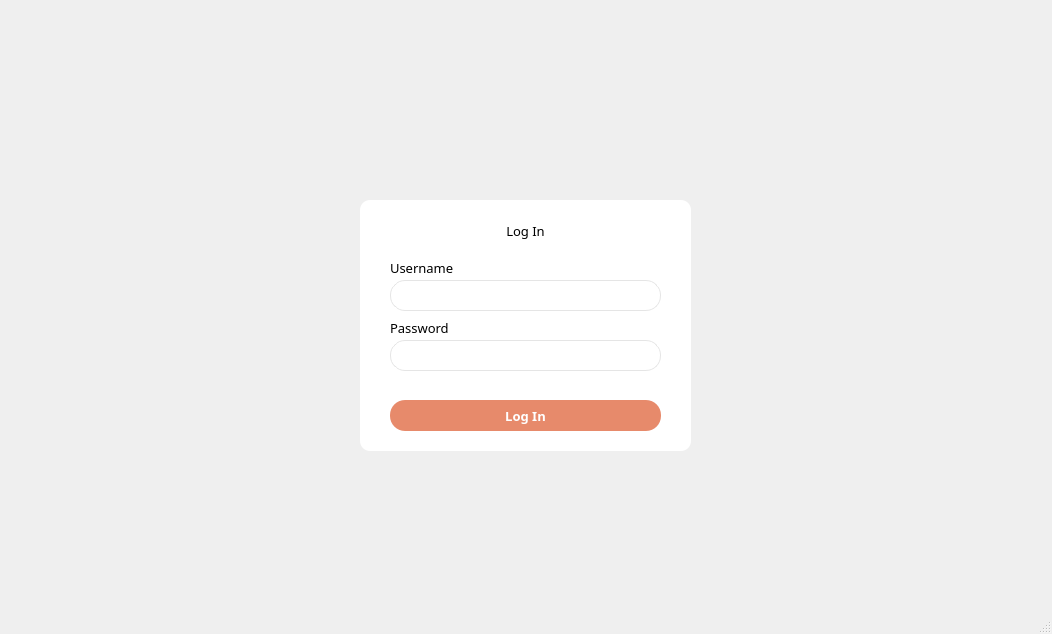
<?xml version="1.0" encoding="UTF-8"?>
<ui version="4.0">
 <class>MainWindow</class>
 <widget class="QMainWindow" name="MainWindow">
  <property name="geometry">
   <rect>
    <x>0</x>
    <y>0</y>
    <width>1052</width>
    <height>634</height>
   </rect>
  </property>
  <property name="minimumSize">
   <size>
    <width>1052</width>
    <height>634</height>
   </size>
  </property>
  <property name="maximumSize">
   <size>
    <width>1052</width>
    <height>634</height>
   </size>
  </property>
  <property name="windowTitle">
   <string>MainWindow</string>
  </property>
  <widget class="QWidget" name="centralwidget">
   <property name="styleSheet">
    <string notr="true">QWidget {
font-family: Montserrat;
}</string>
   </property>
   <widget class="QGroupBox" name="groupBox">
    <property name="geometry">
     <rect>
      <x>360</x>
      <y>200</y>
      <width>331</width>
      <height>251</height>
     </rect>
    </property>
    <property name="styleSheet">
     <string notr="true">QGroupBox {
background: #fff;
border-radius: 10px;
}

QPushButton {
border-radius: 15px; 
font-size: 13px;
}

QLabel {
font-size: 13px;
}</string>
    </property>
    <property name="title">
     <string/>
    </property>
    <widget class="QLabel" name="usernameLabel">
     <property name="geometry">
      <rect>
       <x>30</x>
       <y>60</y>
       <width>71</width>
       <height>16</height>
      </rect>
     </property>
     <property name="text">
      <string>Username</string>
     </property>
    </widget>
    <widget class="QLineEdit" name="passwordLineEdit">
     <property name="geometry">
      <rect>
       <x>30</x>
       <y>140</y>
       <width>271</width>
       <height>31</height>
      </rect>
     </property>
     <property name="styleSheet">
      <string notr="true">QLineEdit {
border: 1px solid;
border-radius: 15px;
border-color: #e5e5e5;
background-color: palette(base);
padding: 0px 5px;
}</string>
     </property>
    </widget>
    <widget class="QLineEdit" name="usernameLineEdit">
     <property name="geometry">
      <rect>
       <x>30</x>
       <y>80</y>
       <width>271</width>
       <height>31</height>
      </rect>
     </property>
     <property name="styleSheet">
      <string notr="true">QLineEdit {
border: 1px solid;
border-radius: 15px;
border-color: #e5e5e5;
background-color: palette(base);
padding: 0px 5px;
}</string>
     </property>
    </widget>
    <widget class="QLabel" name="passwordLabel">
     <property name="geometry">
      <rect>
       <x>30</x>
       <y>120</y>
       <width>61</width>
       <height>16</height>
      </rect>
     </property>
     <property name="text">
      <string>Password</string>
     </property>
    </widget>
    <widget class="QPushButton" name="loginPushButton">
     <property name="geometry">
      <rect>
       <x>30</x>
       <y>200</y>
       <width>271</width>
       <height>31</height>
      </rect>
     </property>
     <property name="styleSheet">
      <string notr="true">QPushButton {
/*background-color: palette(base);*/
background-color: #E78A6B;
color:  #fff;
font-weight: 500;
}

QPushButton:hover {
background-color: rgba(231, 138, 107, 0.8);
}

/* for secondary button
QPushButton {
border: 1px solid;
border-color: #E78A6B;
font-size: 15px;
color:  #E78A6B;
}

QPushButton:hover {
background-color: rgba(231, 138, 107, 0.2);
}
*/</string>
     </property>
     <property name="text">
      <string>Log In</string>
     </property>
    </widget>
    <widget class="QLabel" name="loginLabel">
     <property name="geometry">
      <rect>
       <x>0</x>
       <y>10</y>
       <width>331</width>
       <height>41</height>
      </rect>
     </property>
     <property name="font">
      <font>
       <family>Montserrat Medium</family>
       <pointsize>-1</pointsize>
       <weight>50</weight>
       <italic>false</italic>
       <bold>false</bold>
      </font>
     </property>
     <property name="styleSheet">
      <string notr="true">QLabel {
font: 24px &quot;Montserrat Medium&quot;;
}</string>
     </property>
     <property name="text">
      <string>Log In</string>
     </property>
     <property name="alignment">
      <set>Qt::AlignCenter</set>
     </property>
    </widget>
   </widget>
   <widget class="QLabel" name="logoImage">
    <property name="geometry">
     <rect>
      <x>300</x>
      <y>110</y>
      <width>441</width>
      <height>81</height>
     </rect>
    </property>
    <property name="text">
     <string/>
    </property>
    <property name="pixmap">
     <pixmap resource="resources.qrc">:/resources/images/bblLogo.png</pixmap>
    </property>
   </widget>
  </widget>
  <widget class="QMenuBar" name="menubar">
   <property name="geometry">
    <rect>
     <x>0</x>
     <y>0</y>
     <width>1052</width>
     <height>21</height>
    </rect>
   </property>
  </widget>
  <widget class="QStatusBar" name="statusbar"/>
 </widget>
 <tabstops>
  <tabstop>usernameLineEdit</tabstop>
  <tabstop>passwordLineEdit</tabstop>
  <tabstop>loginPushButton</tabstop>
 </tabstops>
 <resources>
  <include location="resources.qrc"/>
 </resources>
 <connections/>
</ui>
